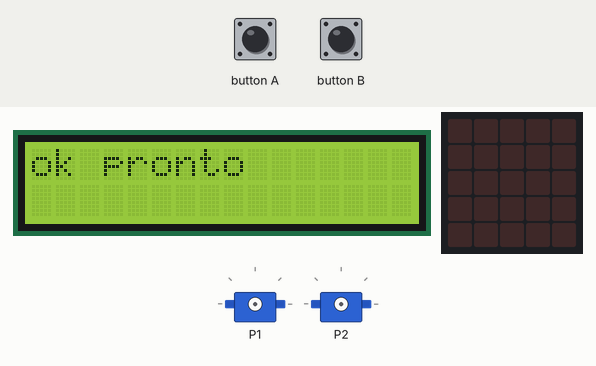
Simulated run of this program. Board: BBC micro:bit (MakeCode). On the bench: 16×2 character LCD, the board's 5×5 LED display, 2 × servo. Inputs (shaded band) come from the test bench.

Above: at 1.2 s.
1.3 s: button A pressed for 0.15 s
At 2.8 s:
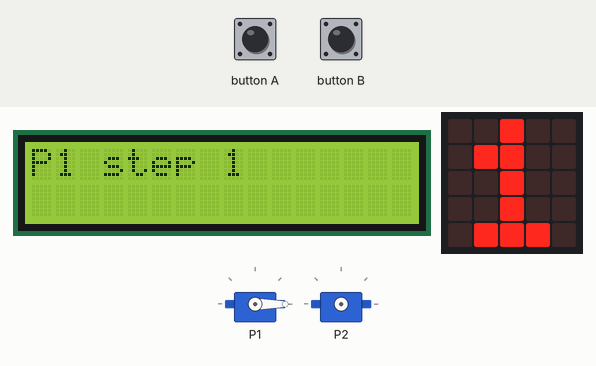
4.4 s: button B pressed for 0.15 s
At 5.1 s:
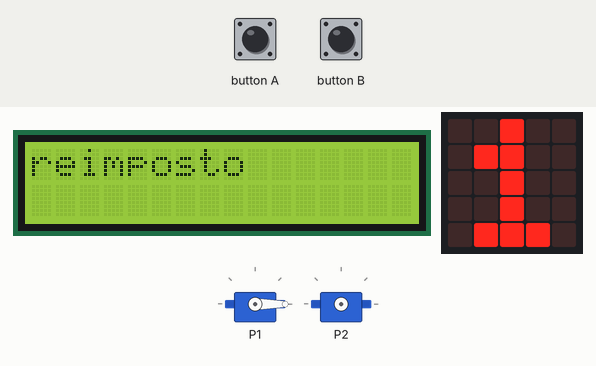
7.5 s: button B pressed for 0.15 s
At 8.7 s:
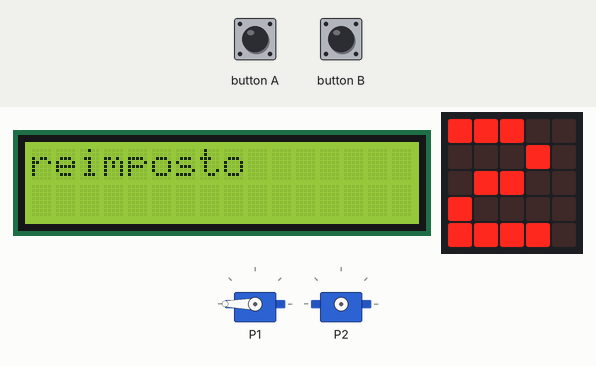
10.6 s: button B pressed for 0.15 s
At 11.1 s:
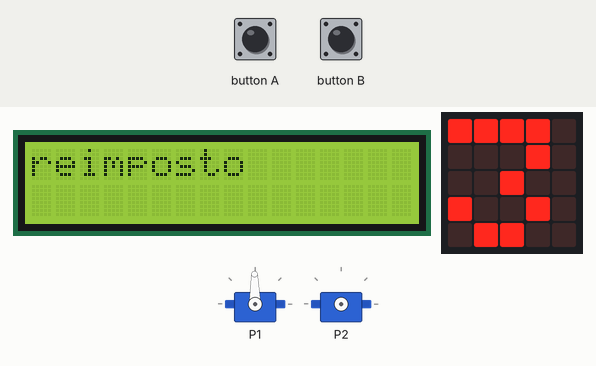
13.7 s: button B pressed for 0.15 s
At 14.7 s:
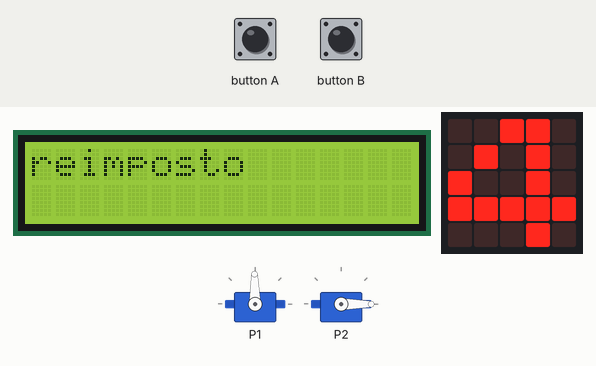
16.8 s: button A pressed for 0.15 s
At 23.0 s:
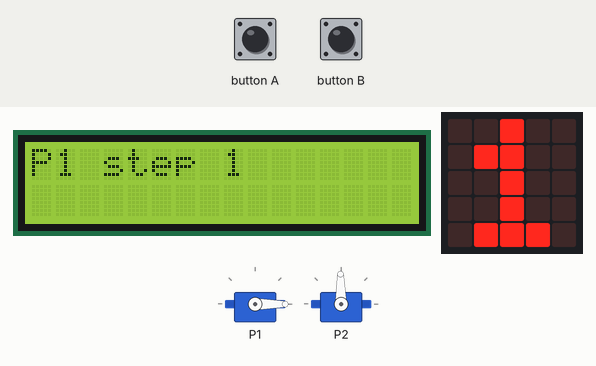
Timing chart, 0 to 23.3 s (numbered marks = the images above; inputs shaded):
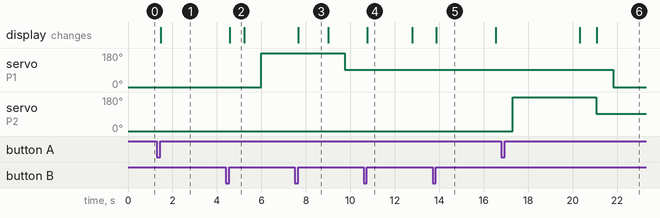

The program:

main.ts
```typescript
input.onButtonPressed(Button.A, function () {
    test("P1 step 1", 1, 1, 0)
    basic.pause(3000)
    test("P1 step 2", 2, 1, 180)
    basic.pause(3000)
    test("P3 step 3", 3, 1, 91)
    pins.servoSetPulse(AnalogPin.P1, 0)
    basic.pause(3000)
    test("P2 step 1", 4, 2, 0)
    basic.pause(3000)
    test("P2 step 2", 5, 2, 180)
    basic.pause(3000)
    test("P2 step 3", 6, 2, 91)
    pins.servoSetPulse(AnalogPin.P2, 0)
})
function test (testolcd: string, n: number, pin: number, potenza: number) {
    makerbit.showStringOnLcd1602(testolcd, makerbit.position1602(LcdPosition1602.Pos1), 16)
    basic.showNumber(n)
    if (pin == 1) {
        pins.servoWritePin(AnalogPin.P1, potenza)
    } else {
        pins.servoWritePin(AnalogPin.P2, potenza)
    }
}
input.onButtonPressed(Button.B, function () {
    makerbit.showStringOnLcd1602("reimposto", makerbit.position1602(LcdPosition1602.Pos1), 16)
    pins.servoSetPulse(AnalogPin.P1, 0)
    pins.servoSetPulse(AnalogPin.P2, 0)
})
makerbit.connectLcd(39)
makerbit.showStringOnLcd1602("ok pronto", makerbit.position1602(LcdPosition1602.Pos1), 16)
```

test.ts
```typescript
// i test vanno qui; questi non saranno compilati quando questo pacchetto viene usato come estensione.
```

Measured:
- after the input at 1.3 s, the display: changes after 0.17 s (image 1)
- after the input at 4.4 s, the display: changes after 0.17 s (image 2)
- after the input at 7.5 s, the display: changes after 0.17 s (image 3)
- after the input at 10.6 s, the display: changes after 0.17 s (image 4)
- after the input at 13.7 s, the display: changes after 0.17 s (image 5)
- after the input at 16.8 s, servo on P1: 91° → 0° after 5.0 s; the display: first differs from a run without the input after 4.3 s (image 6)
- what the display in image 2 shows lasts 0.6 s, from 4.6 s to 5.2 s
